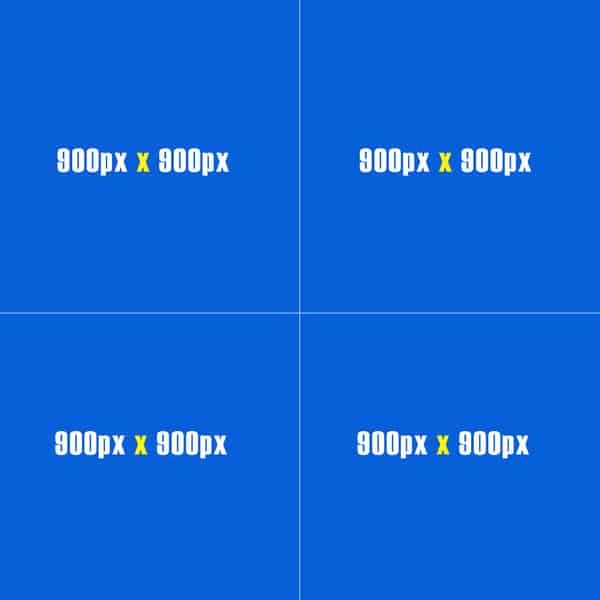
#> input picture anh.jpg, 600 x 600 px
$ python Convolutional.py
#> lines starting #> are read from the running program, lines starting #| are printed output that depends on the picture
import cv2
import numpy as np
import matplotlib.pyplot as plt

# Đọc ảnh
img = cv2.imread("anh.jpg")
#> img is the input picture: shape (600, 600, 3); mean B, G, R 216.3, 100.2, 13
# Cắt ảnh về 200x200
img = cv2.resize(img, (200, 200))
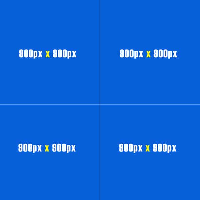
#> img: shape (200, 200, 3); mean B, G, R 216.3, 100.2, 12.9
# Convert sang ảnh xám
img_gray = cv2.cvtColor(img, cv2.COLOR_BGR2GRAY)
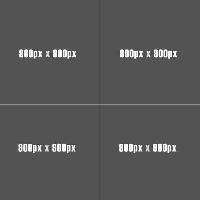
#> img_gray: shape (200, 200); min 46, max 255, mean 87.5
print(img_gray.shape)
#| (200, 200)


class Conv2d:
    def __init__(self, input, kernelSize):
#> called with kernelSize = 3
        self.input = input
        self.height, self.width = input.shape
#> self.height = 200; self.width = 200
        self.kernel = np.random.randn(kernelSize, kernelSize)
        self.result = np.zeros((self.height - kernelSize + 1, self.width - kernelSize + 1))

    def getROI(self):
        for row in range(self.height - self.kernel.shape[0] + 1):
            for col in range(self.width - self.kernel.shape[1] + 1):
                roi = self.input[row:row + self.kernel.shape[0], col:col + self.kernel.shape[1]]
                yield row, col, roi

    def operate(self):
        for row, col, roi in self.getROI():
            self.result[row, col] = np.sum(roi * self.kernel)
        return self.result


# Tạo đối tượng Conv2d và thực hiện convolution
conv2d = Conv2d(img_gray, 3)
img_gray_conv2d = conv2d.operate()
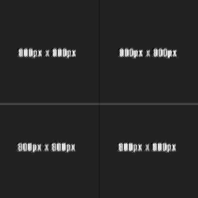
#> img_gray_conv2d: shape (198, 198) float64; min 378.1, max 1886.7, mean 610.6; drawn with min black and max white

# Hiển thị ảnh sau khi áp dụng convolution
plt.imshow(img_gray_conv2d, cmap='gray')
plt.show()
